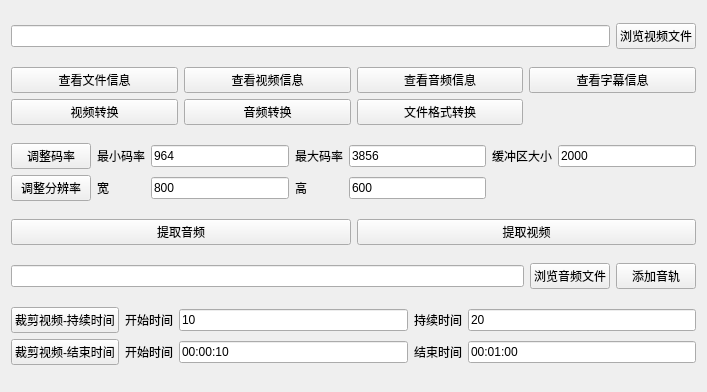
<?xml version="1.0" encoding="UTF-8"?>
<ui version="4.0">
 <class>Widget</class>
 <widget class="QWidget" name="Widget">
  <property name="geometry">
   <rect>
    <x>0</x>
    <y>0</y>
    <width>707</width>
    <height>392</height>
   </rect>
  </property>
  <property name="windowTitle">
   <string>Widget</string>
  </property>
  <layout class="QGridLayout" name="gridLayout_5">
   <item row="0" column="0">
    <layout class="QHBoxLayout" name="horizontalLayout">
     <item>
      <widget class="QLineEdit" name="lineEdit_fileName"/>
     </item>
     <item>
      <widget class="QPushButton" name="pushButton_scan">
       <property name="text">
        <string>浏览视频文件</string>
       </property>
      </widget>
     </item>
    </layout>
   </item>
   <item row="1" column="0">
    <layout class="QGridLayout" name="gridLayout">
     <item row="0" column="0">
      <widget class="QPushButton" name="pushButton_fileInfo">
       <property name="text">
        <string>查看文件信息</string>
       </property>
      </widget>
     </item>
     <item row="0" column="1">
      <widget class="QPushButton" name="pushButton_videoInfo">
       <property name="text">
        <string>查看视频信息</string>
       </property>
      </widget>
     </item>
     <item row="0" column="2">
      <widget class="QPushButton" name="pushButton_audioInfo">
       <property name="text">
        <string>查看音频信息</string>
       </property>
      </widget>
     </item>
     <item row="0" column="3">
      <widget class="QPushButton" name="pushButton_subtitle">
       <property name="text">
        <string>查看字幕信息</string>
       </property>
      </widget>
     </item>
     <item row="1" column="0">
      <widget class="QPushButton" name="pushButton_videoConvert">
       <property name="text">
        <string>视频转换</string>
       </property>
      </widget>
     </item>
     <item row="1" column="1">
      <widget class="QPushButton" name="pushButton_audioConvert">
       <property name="text">
        <string>音频转换</string>
       </property>
      </widget>
     </item>
     <item row="1" column="2">
      <widget class="QPushButton" name="pushButton_muxConvert">
       <property name="text">
        <string>文件格式转换</string>
       </property>
      </widget>
     </item>
    </layout>
   </item>
   <item row="2" column="0">
    <layout class="QGridLayout" name="gridLayout_2">
     <item row="0" column="0">
      <widget class="QPushButton" name="pushButton_rateConvert">
       <property name="text">
        <string>调整码率</string>
       </property>
      </widget>
     </item>
     <item row="0" column="1">
      <widget class="QLabel" name="label">
       <property name="text">
        <string>最小码率</string>
       </property>
      </widget>
     </item>
     <item row="0" column="2">
      <widget class="QLineEdit" name="lineEdit_minRate">
       <property name="text">
        <string>964</string>
       </property>
      </widget>
     </item>
     <item row="0" column="3">
      <widget class="QLabel" name="label_2">
       <property name="text">
        <string>最大码率</string>
       </property>
      </widget>
     </item>
     <item row="0" column="4">
      <widget class="QLineEdit" name="lineEdit_maxRate">
       <property name="text">
        <string>3856</string>
       </property>
      </widget>
     </item>
     <item row="0" column="5">
      <widget class="QLabel" name="label_3">
       <property name="text">
        <string>缓冲区大小</string>
       </property>
      </widget>
     </item>
     <item row="0" column="6">
      <widget class="QLineEdit" name="lineEdit_cacheRate">
       <property name="text">
        <string>2000</string>
       </property>
      </widget>
     </item>
     <item row="1" column="0">
      <widget class="QPushButton" name="pushButton_resolutionConvert">
       <property name="text">
        <string>调整分辨率</string>
       </property>
      </widget>
     </item>
     <item row="1" column="1">
      <widget class="QLabel" name="label_4">
       <property name="layoutDirection">
        <enum>Qt::LeftToRight</enum>
       </property>
       <property name="text">
        <string>宽</string>
       </property>
      </widget>
     </item>
     <item row="1" column="2">
      <widget class="QLineEdit" name="lineEdit_width">
       <property name="text">
        <string>800</string>
       </property>
      </widget>
     </item>
     <item row="1" column="3">
      <widget class="QLabel" name="label_5">
       <property name="text">
        <string>高</string>
       </property>
      </widget>
     </item>
     <item row="1" column="4">
      <widget class="QLineEdit" name="lineEdit_height">
       <property name="text">
        <string>600</string>
       </property>
      </widget>
     </item>
    </layout>
   </item>
   <item row="3" column="0">
    <layout class="QGridLayout" name="gridLayout_3">
     <item row="0" column="0">
      <widget class="QPushButton" name="pushButton_audioStream">
       <property name="text">
        <string>提取音频</string>
       </property>
      </widget>
     </item>
     <item row="0" column="1">
      <widget class="QPushButton" name="pushButton_videoStream">
       <property name="text">
        <string>提取视频</string>
       </property>
      </widget>
     </item>
    </layout>
   </item>
   <item row="4" column="0">
    <layout class="QHBoxLayout" name="horizontalLayout_2">
     <item>
      <widget class="QLineEdit" name="lineEdit_fileNameAudio"/>
     </item>
     <item>
      <widget class="QPushButton" name="pushButton_scanAudio">
       <property name="text">
        <string>浏览音频文件</string>
       </property>
      </widget>
     </item>
     <item>
      <widget class="QPushButton" name="pushButton_addAudioStream">
       <property name="text">
        <string>添加音轨</string>
       </property>
      </widget>
     </item>
    </layout>
   </item>
   <item row="5" column="0">
    <layout class="QGridLayout" name="gridLayout_4">
     <item row="0" column="0">
      <widget class="QPushButton" name="pushButton_cutDuration">
       <property name="text">
        <string>裁剪视频-持续时间</string>
       </property>
      </widget>
     </item>
     <item row="0" column="1">
      <widget class="QLabel" name="label_7">
       <property name="layoutDirection">
        <enum>Qt::LeftToRight</enum>
       </property>
       <property name="text">
        <string>开始时间</string>
       </property>
      </widget>
     </item>
     <item row="0" column="2">
      <widget class="QLineEdit" name="lineEdit_durationStart">
       <property name="text">
        <string>10</string>
       </property>
      </widget>
     </item>
     <item row="0" column="3">
      <widget class="QLabel" name="label_6">
       <property name="text">
        <string>持续时间</string>
       </property>
      </widget>
     </item>
     <item row="0" column="4">
      <widget class="QLineEdit" name="lineEdit_duration">
       <property name="text">
        <string>20</string>
       </property>
      </widget>
     </item>
     <item row="1" column="0">
      <widget class="QPushButton" name="pushButton_cutEnd">
       <property name="text">
        <string>裁剪视频-结束时间</string>
       </property>
      </widget>
     </item>
     <item row="1" column="1">
      <widget class="QLabel" name="label_9">
       <property name="layoutDirection">
        <enum>Qt::LeftToRight</enum>
       </property>
       <property name="text">
        <string>开始时间</string>
       </property>
      </widget>
     </item>
     <item row="1" column="2">
      <widget class="QLineEdit" name="lineEdit_start">
       <property name="text">
        <string>00:00:10</string>
       </property>
      </widget>
     </item>
     <item row="1" column="3">
      <widget class="QLabel" name="label_8">
       <property name="text">
        <string>结束时间</string>
       </property>
      </widget>
     </item>
     <item row="1" column="4">
      <widget class="QLineEdit" name="lineEdit_end">
       <property name="text">
        <string>00:01:00</string>
       </property>
      </widget>
     </item>
    </layout>
   </item>
  </layout>
 </widget>
 <layoutdefault spacing="6" margin="11"/>
 <resources/>
 <connections/>
</ui>
